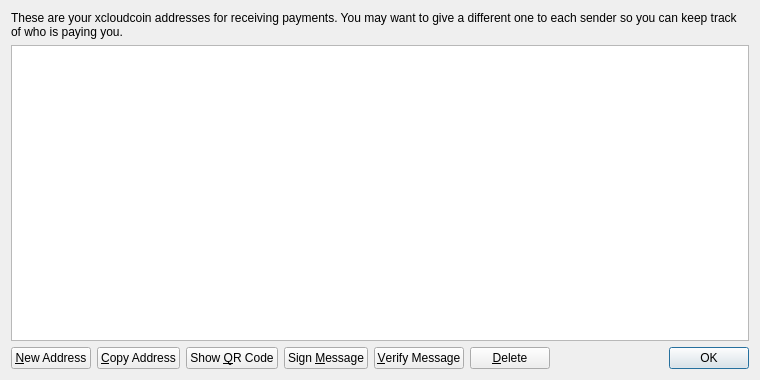
<?xml version="1.0" encoding="UTF-8"?>
<ui version="4.0">
 <class>AddressBookPage</class>
 <widget class="QWidget" name="AddressBookPage">
  <property name="geometry">
   <rect>
    <x>0</x>
    <y>0</y>
    <width>760</width>
    <height>380</height>
   </rect>
  </property>
  <property name="windowTitle">
   <string>Address Book</string>
  </property>
  <layout class="QVBoxLayout" name="verticalLayout">
   <item>
    <widget class="QLabel" name="labelExplanation">
     <property name="text">
      <string>These are your xcloudcoin addresses for receiving payments. You may want to give a different one to each sender so you can keep track of who is paying you.</string>
     </property>
     <property name="textFormat">
      <enum>Qt::PlainText</enum>
     </property>
     <property name="wordWrap">
      <bool>true</bool>
     </property>
    </widget>
   </item>
   <item>
    <widget class="QTableView" name="tableView">
     <property name="contextMenuPolicy">
      <enum>Qt::CustomContextMenu</enum>
     </property>
     <property name="toolTip">
      <string>Double-click to edit address or label</string>
     </property>
     <property name="tabKeyNavigation">
      <bool>false</bool>
     </property>
     <property name="alternatingRowColors">
      <bool>true</bool>
     </property>
     <property name="selectionMode">
      <enum>QAbstractItemView::SingleSelection</enum>
     </property>
     <property name="selectionBehavior">
      <enum>QAbstractItemView::SelectRows</enum>
     </property>
     <property name="sortingEnabled">
      <bool>true</bool>
     </property>
     <attribute name="verticalHeaderVisible">
      <bool>false</bool>
     </attribute>
    </widget>
   </item>
   <item>
    <layout class="QHBoxLayout" name="horizontalLayout">
     <item>
      <widget class="QPushButton" name="newAddressButton">
       <property name="toolTip">
        <string>Create a new address</string>
       </property>
       <property name="text">
        <string>&amp;New Address</string>
       </property>
       <property name="icon">
        <iconset resource="../bitcoin.qrc">
         <normaloff>:/icons/add</normaloff>:/icons/add</iconset>
       </property>
      </widget>
     </item>
     <item>
      <widget class="QPushButton" name="copyToClipboard">
       <property name="toolTip">
        <string>Copy the currently selected address to the system clipboard</string>
       </property>
       <property name="text">
        <string>&amp;Copy Address</string>
       </property>
       <property name="icon">
        <iconset resource="../bitcoin.qrc">
         <normaloff>:/icons/editcopy</normaloff>:/icons/editcopy</iconset>
       </property>
      </widget>
     </item>
     <item>
      <widget class="QPushButton" name="showQRCode">
       <property name="text">
        <string>Show &amp;QR Code</string>
       </property>
       <property name="icon">
        <iconset resource="../bitcoin.qrc">
         <normaloff>:/icons/qrcode</normaloff>:/icons/qrcode</iconset>
       </property>
      </widget>
     </item>
     <item>
      <widget class="QPushButton" name="signMessage">
       <property name="toolTip">
        <string>Sign a message to prove you own a xcloudcoin address</string>
       </property>
       <property name="text">
        <string>Sign &amp;Message</string>
       </property>
       <property name="icon">
        <iconset resource="../bitcoin.qrc">
         <normaloff>:/icons/edit</normaloff>:/icons/edit</iconset>
       </property>
      </widget>
     </item>
     <item>
      <widget class="QPushButton" name="verifyMessage">
       <property name="toolTip">
        <string>Verify a message to ensure it was signed with a specified xcloudcoin address</string>
       </property>
       <property name="text">
        <string>&amp;Verify Message</string>
       </property>
       <property name="icon">
        <iconset resource="../bitcoin.qrc">
         <normaloff>:/icons/transaction_0</normaloff>:/icons/transaction_0</iconset>
       </property>
      </widget>
     </item>
     <item>
      <widget class="QPushButton" name="deleteButton">
       <property name="toolTip">
        <string>Delete the currently selected address from the list</string>
       </property>
       <property name="text">
        <string>&amp;Delete</string>
       </property>
       <property name="icon">
        <iconset resource="../bitcoin.qrc">
         <normaloff>:/icons/remove</normaloff>:/icons/remove</iconset>
       </property>
      </widget>
     </item>
     <item>
      <spacer name="horizontalSpacer">
       <property name="orientation">
        <enum>Qt::Horizontal</enum>
       </property>
       <property name="sizeHint" stdset="0">
        <size>
         <width>40</width>
         <height>20</height>
        </size>
       </property>
      </spacer>
     </item>
     <item>
      <widget class="QDialogButtonBox" name="buttonBox">
       <property name="sizePolicy">
        <sizepolicy hsizetype="Maximum" vsizetype="Fixed">
         <horstretch>0</horstretch>
         <verstretch>0</verstretch>
        </sizepolicy>
       </property>
       <property name="standardButtons">
        <set>QDialogButtonBox::Ok</set>
       </property>
      </widget>
     </item>
    </layout>
   </item>
  </layout>
 </widget>
 <resources>
  <include location="../bitcoin.qrc"/>
 </resources>
 <connections/>
</ui>
